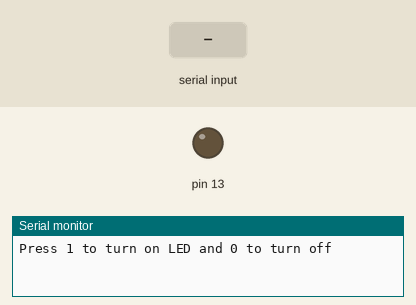
Simulated run of this sketch. Board: Arduino Uno, built with avr-gcc and run on an emulated ATmega328P. Shown: output pins drawn as LEDs (lit = HIGH), the last lines printed to the serial monitor. The inputs (shaded band) are chosen by the test bench.

Above: at 1.2 s.
1.3 s: "1" received over Serial
At 2.5 s:
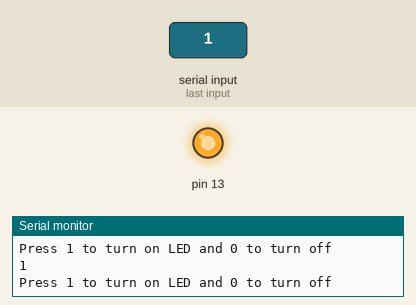
2.8 s: "0" received over Serial
At 3.7 s:
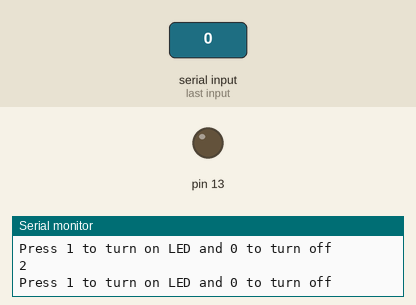
Timing chart, 0 to 5.8 s (numbered marks = the images above; inputs shaded):
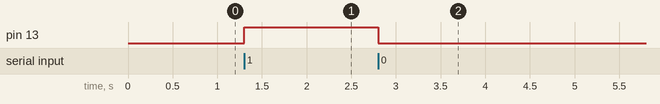

The sketch:

test-bluetooth.ino.ino
```cpp
int counter =0;
char INBYTE;
void setup() {
  pinMode(13, OUTPUT);
  Serial.begin(9600);
  delay(50);
}

void loop() {
  counter++;
  Serial.println("Press 1 to turn on LED and 0 to turn off ");
  while (true){
    if (Serial.available()){
      break;
    }
  }
  INBYTE = Serial.read();
  if (INBYTE == '0'){
    digitalWrite(13, LOW);

  }
  if (INBYTE == '1'){
    digitalWrite(13, HIGH);
  }
  Serial.println(counter);
  delay(50); // wait half a sec
}
```

Measured:
- after the input at 1.3 s, pin 13: LOW → HIGH at once
- after the input at 2.8 s, pin 13: HIGH → LOW at once
